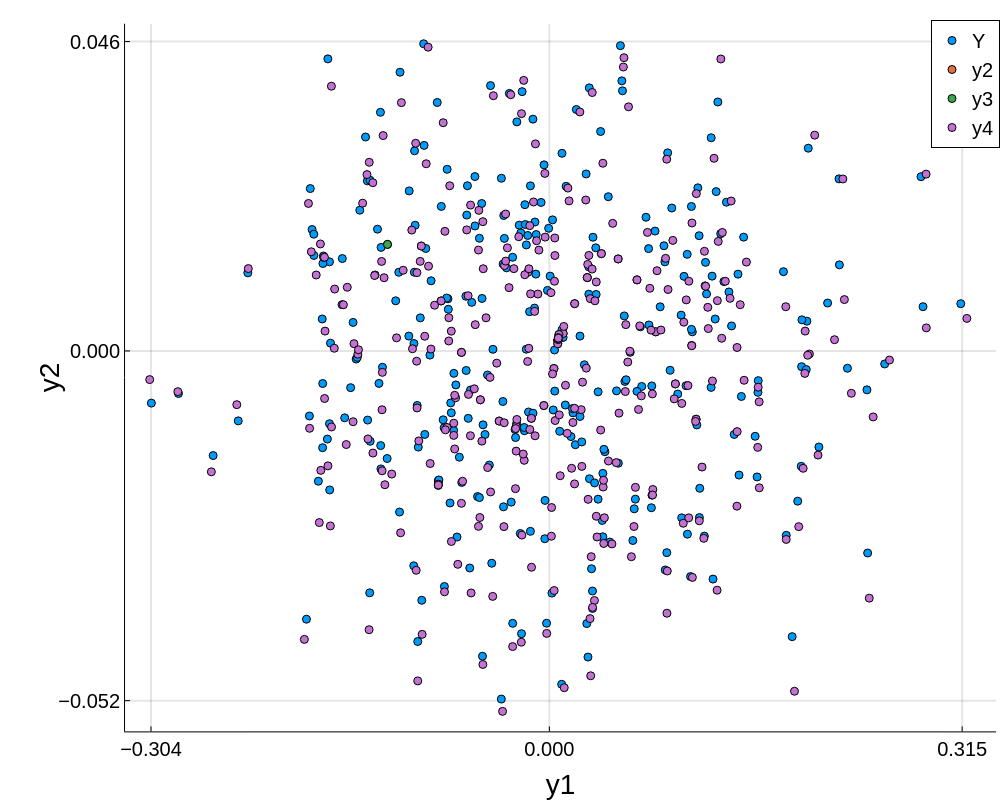

The cell this chart's notebook holds for it:
### Code cell
s = scatter!(eachrow(Y_gen)...,xlabel="y1",ylabel="y2",
    # label="Y* (ERR_TS = $(round(Err*100,digits=2))%)",legend=:outerbottom,legend_columns=2,
    size=(1000,800),
    grid = true, gridlinewidth = 2,
    tickfontsize = 14,
    guidefontsize=20,
    xticks=[round(minimum(Y_[1,:]),digits=3),0.0,round(maximum(Y_[1,:]),digits=3)...],
    yticks=[round(minimum(Y_[2,:]),digits=3),0.0,round(maximum(Y_[2,:]),digits=3)...],
    markersize = 4,
)

### Figure 1 — Plotly figure (JSON) as saved in the notebook; plotly's stock layout.template omitted (floating-point values rounded to 4 significant figures; data arrays with more than 128 entries replaced by an {"elided": "..."} marker saying what was removed)
{"data": [{"colorbar": {"len": 0.9311, "title": "", "x": 0.9961, "y": 0.5295}, "legendgroup": "Y", "marker": {"color": "rgba(0, 154, 250, 1.000)", "line": {"color": "rgba(0, 0, 0, 1.000)", "width": 1}, "size": 8, "symbol": "circle"}, "mode": "markers", "name": "Y", "showlegend": true, "type": "scatter", "x": {"elided": "340 float values"}, "xaxis": "x", "y": {"elided": "340 float values"}, "yaxis": "y"}, {"colorbar": {"len": 0.9311, "title": "", "x": 0.9961, "y": 0.5295}, "legendgroup": "y2", "marker": {"color": "rgba(227, 111, 71, 1.000)", "line": {"color": "rgba(0, 0, 0, 1.000)", "width": 1}, "size": 8, "symbol": "circle"}, "mode": "markers", "name": "y2", "showlegend": true, "type": "scatter", "x": [-0.1235], "xaxis": "x", "y": [0.01584], "yaxis": "y"}, {"colorbar": {"len": 0.9311, "title": "", "x": 0.9961, "y": 0.5295}, "legendgroup": "y3", "marker": {"color": "rgba(62, 164, 78, 1.000)", "line": {"color": "rgba(0, 0, 0, 1.000)", "width": 1}, "size": 8, "symbol": "circle"}, "mode": "markers", "name": "y3", "showlegend": true, "type": "scatter", "x": [-0.1235], "xaxis": "x", "y": [0.01584], "yaxis": "y"}, {"colorbar": {"len": 0.9311, "title": "", "x": 0.9961, "y": 0.5295}, "legendgroup": "y4", "marker": {"color": "rgba(195, 113, 210, 1.000)", "line": {"color": "rgba(0, 0, 0, 1.000)", "width": 1}, "size": 8, "symbol": "circle"}, "mode": "markers", "name": "y4", "showlegend": true, "type": "scatter", "x": {"elided": "340 float values"}, "xaxis": "x", "y": {"elided": "340 float values"}, "yaxis": "y"}], "layout": {"annotations": [], "height": 800, "legend": {"bgcolor": "rgba(255, 255, 255, 1.000)", "bordercolor": "rgba(0, 0, 0, 1.000)", "borderwidth": 1, "font": {"color": "rgba(0, 0, 0, 1.000)", "family": "sans-serif", "size": 20}, "title": {"font": {"color": "rgba(0, 0, 0, 1.000)", "family": "sans-serif", "size": 15}, "text": ""}, "tracegroupgap": 0, "traceorder": "normal", "x": 1, "xanchor": "auto", "y": 1, "yanchor": "auto"}, "margin": {"b": 20, "l": 0, "r": 0, "t": 20}, "paper_bgcolor": "rgba(255, 255, 255, 1.000)", "plot_bgcolor": "rgba(255, 255, 255, 1.000)", "showlegend": true, "width": 1000, "xaxis": {"anchor": "y", "domain": [0.125, 0.9961], "gridcolor": "rgba(0, 0, 0, 0.100)", "gridwidth": 2, "linecolor": "rgba(0, 0, 0, 1.000)", "mirror": false, "range": [-0.3238, 0.3409], "showgrid": true, "showline": true, "showticklabels": true, "tickangle": 0, "tickcolor": "rgb(0, 0, 0)", "tickfont": {"color": "rgba(0, 0, 0, 1.000)", "family": "sans-serif", "size": 20}, "tickmode": "array", "ticks": "inside", "ticktext": ["−0.304", "0.000", "0.315"], "tickvals": [-0.304, 0, 0.315], "title": "y1", "titlefont": {"color": "rgba(0, 0, 0, 1.000)", "family": "sans-serif", "size": 28}, "type": "-", "visible": true, "zeroline": false, "zerolinecolor": "rgba(0, 0, 0, 1.000)"}, "yaxis": {"anchor": "x", "domain": [0.06395, 0.9951], "gridcolor": "rgba(0, 0, 0, 0.100)", "gridwidth": 2, "linecolor": "rgba(0, 0, 0, 1.000)", "mirror": false, "range": [-0.05657, 0.04865], "showgrid": true, "showline": true, "showticklabels": true, "tickangle": 0, "tickcolor": "rgb(0, 0, 0)", "tickfont": {"color": "rgba(0, 0, 0, 1.000)", "family": "sans-serif", "size": 20}, "tickmode": "array", "ticks": "inside", "ticktext": ["−0.052", "0.000", "0.046"], "tickvals": [-0.052, 0, 0.046], "title": "y2", "titlefont": {"color": "rgba(0, 0, 0, 1.000)", "family": "sans-serif", "size": 28}, "type": "-", "visible": true, "zeroline": false, "zerolinecolor": "rgba(0, 0, 0, 1.000)"}}}
